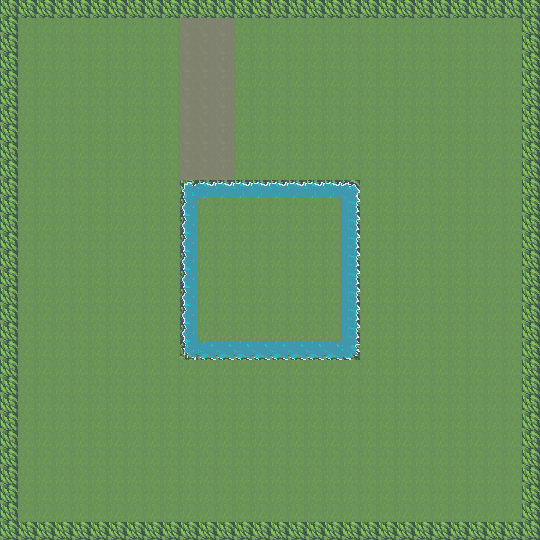

A 2D game scene composited from a Tiled map and its tileset images. What follows is a short description and the map's XML, with every tile layer's data as written:
An orthogonal 30x30 tile map with 18x18 px tiles, 2 tile layers (terrain, terrain_limits).

<map version="1.10" tiledversion="1.10.1" orientation="orthogonal" renderorder="right-down" width="30" height="30" tilewidth="18" tileheight="18" infinite="0" nextlayerid="4" nextobjectid="1">
 <tileset firstgid="1" source="tiles.tsx" />
 <group id="2" name="tilemap">
  <layer id="1" name="terrain" width="30" height="30">
   <data encoding="csv">
22,22,22,22,22,22,22,22,22,22,22,22,22,22,22,22,22,22,22,22,22,22,22,22,22,22,22,22,22,22,
22,22,22,22,22,22,22,22,22,22,131,131,131,22,22,22,22,22,22,22,22,22,22,22,22,22,22,22,22,22,
22,22,22,22,22,22,22,22,22,22,131,131,131,22,22,22,22,22,22,22,22,22,22,22,22,22,22,22,22,22,
22,22,22,22,22,22,22,22,22,22,131,131,131,22,22,22,22,22,22,22,22,22,22,22,22,22,22,22,22,22,
22,22,22,22,22,22,22,22,22,22,131,131,131,22,22,22,22,22,22,22,22,22,22,22,22,22,22,22,22,22,
22,22,22,22,22,22,22,22,22,22,131,131,131,22,22,22,22,22,22,22,22,22,22,22,22,22,22,22,22,22,
22,22,22,22,22,22,22,22,22,22,131,131,131,22,22,22,22,22,22,22,22,22,22,22,22,22,22,22,22,22,
22,22,22,22,22,22,22,22,22,22,131,131,131,22,22,22,22,22,22,22,22,22,22,22,22,22,22,22,22,22,
22,22,22,22,22,22,22,22,22,22,131,131,131,22,22,22,22,22,22,22,22,22,22,22,22,22,22,22,22,22,
22,22,22,22,22,22,22,22,22,22,131,131,131,22,22,22,22,22,22,22,22,22,22,22,22,22,22,22,22,22,
22,22,22,22,22,22,22,22,22,22,22,22,22,22,22,22,22,22,22,22,22,22,22,22,22,22,22,22,22,22,
22,22,22,22,22,22,22,22,22,22,22,22,22,22,22,22,22,22,22,22,22,22,22,22,22,22,22,22,22,22,
22,22,22,22,22,22,22,22,22,22,22,22,22,22,22,22,22,22,22,22,22,22,22,22,22,22,22,22,22,22,
22,22,22,22,22,22,22,22,22,22,22,22,22,22,22,22,22,22,22,22,22,22,22,22,22,22,22,22,22,22,
22,22,22,22,22,22,22,22,22,22,22,22,22,22,22,22,22,22,22,22,22,22,22,22,22,22,22,22,22,22,
22,22,22,22,22,22,22,22,22,22,22,22,22,22,22,22,22,22,22,22,22,22,22,22,22,22,22,22,22,22,
22,22,22,22,22,22,22,22,22,22,22,22,22,22,22,22,22,22,22,22,22,22,22,22,22,22,22,22,22,22,
22,22,22,22,22,22,22,22,22,22,22,22,22,22,22,22,22,22,22,22,22,22,22,22,22,22,22,22,22,22,
22,22,22,22,22,22,22,22,22,22,22,22,22,22,22,22,22,22,22,22,22,22,22,22,22,22,22,22,22,22,
22,22,22,22,22,22,22,22,22,22,22,22,22,22,22,22,22,22,22,22,22,22,22,22,22,22,22,22,22,22,
22,22,22,22,22,22,22,22,22,22,22,22,22,22,22,22,22,22,22,22,22,22,22,22,22,22,22,22,22,22,
22,22,22,22,22,22,22,22,22,22,22,22,22,22,22,22,22,22,22,22,22,22,22,22,22,22,22,22,22,22,
22,22,22,22,22,22,22,22,22,22,22,22,22,22,22,22,22,22,22,22,22,22,22,22,22,22,22,22,22,22,
22,22,22,22,22,22,22,22,22,22,22,22,22,22,22,22,22,22,22,22,22,22,22,22,22,22,22,22,22,22,
22,22,22,22,22,22,22,22,22,22,22,22,22,22,22,22,22,22,22,22,22,22,22,22,22,22,22,22,22,22,
22,22,22,22,22,22,22,22,22,22,22,22,22,22,22,22,22,22,22,22,22,22,22,22,22,22,22,22,22,22,
22,22,22,22,22,22,22,22,22,22,22,22,22,22,22,22,22,22,22,22,22,22,22,22,22,22,22,22,22,22,
22,22,22,22,22,22,22,22,22,22,22,22,22,22,22,22,22,22,22,22,22,22,22,22,22,22,22,22,22,22,
22,22,22,22,22,22,22,22,22,22,22,22,22,22,22,22,22,22,22,22,22,22,22,22,22,22,22,22,22,22,
22,22,22,22,22,22,22,22,22,22,22,22,22,22,22,22,22,22,22,22,22,22,22,22,22,22,22,22,22,22
</data>
  </layer>
  <layer id="3" name="terrain_limits" width="30" height="30">
   <data encoding="csv">
1,1,1,1,1,1,1,1,1,1,1,1,1,1,1,1,1,1,1,1,1,1,1,1,1,1,1,1,1,1,
1,0,0,0,0,0,0,0,0,0,4,4,4,0,0,0,0,0,0,0,0,0,0,0,0,0,0,0,0,1,
1,0,0,0,0,0,0,0,0,0,4,4,4,0,0,0,0,0,0,0,0,0,0,0,0,0,0,0,0,1,
1,0,0,0,0,0,0,0,0,0,4,4,4,0,0,0,0,0,0,0,0,0,0,0,0,0,0,0,0,1,
1,0,0,0,0,0,0,0,0,0,4,4,4,0,0,0,0,0,0,0,0,0,0,0,0,0,0,0,0,1,
1,0,0,0,0,0,0,0,0,0,4,4,4,0,0,0,0,0,0,0,0,0,0,0,0,0,0,0,0,1,
1,0,0,0,0,0,0,0,0,0,4,4,4,0,0,0,0,0,0,0,0,0,0,0,0,0,0,0,0,1,
1,0,0,0,0,0,0,0,0,0,4,4,4,0,0,0,0,0,0,0,0,0,0,0,0,0,0,0,0,1,
1,0,0,0,0,0,0,0,0,0,4,4,4,0,0,0,0,0,0,0,0,0,0,0,0,0,0,0,0,1,
1,0,0,0,0,0,0,0,0,0,4,4,4,0,0,0,0,0,0,0,0,0,0,0,0,0,0,0,0,1,
1,0,0,0,0,0,0,0,0,0,169,170,170,170,170,170,170,170,170,171,0,0,0,0,0,0,0,0,0,1,
1,0,0,0,0,0,0,0,0,0,190,0,0,0,0,0,0,0,0,192,0,0,0,0,0,0,0,0,0,1,
1,0,0,0,0,0,0,0,0,0,190,0,0,0,0,0,0,0,0,192,0,0,0,0,0,0,0,0,0,1,
1,0,0,0,0,0,0,0,0,0,190,0,0,0,0,0,0,0,0,192,0,0,0,0,0,0,0,0,0,1,
1,0,0,0,0,0,0,0,0,0,190,0,0,0,0,0,0,0,0,192,0,0,0,0,0,0,0,0,0,1,
1,0,0,0,0,0,0,0,0,0,190,0,0,0,0,0,0,0,0,192,0,0,0,0,0,0,0,0,0,1,
1,0,0,0,0,0,0,0,0,0,190,0,0,0,0,0,0,0,0,192,0,0,0,0,0,0,0,0,0,1,
1,0,0,0,0,0,0,0,0,0,190,0,0,0,0,0,0,0,0,192,0,0,0,0,0,0,0,0,0,1,
1,0,0,0,0,0,0,0,0,0,190,0,0,0,0,0,0,0,0,192,0,0,0,0,0,0,0,0,0,1,
1,0,0,0,0,0,0,0,0,0,211,212,212,212,212,212,212,212,212,213,0,0,0,0,0,0,0,0,0,1,
1,0,0,0,0,0,0,0,0,0,0,0,0,0,0,0,0,0,0,0,0,0,0,0,0,0,0,0,0,1,
1,0,0,0,0,0,0,0,0,0,0,0,0,0,0,0,0,0,0,0,0,0,0,0,0,0,0,0,0,1,
1,0,0,0,0,0,0,0,0,0,0,0,0,0,0,0,0,0,0,0,0,0,0,0,0,0,0,0,0,1,
1,0,0,0,0,0,0,0,0,0,0,0,0,0,0,0,0,0,0,0,0,0,0,0,0,0,0,0,0,1,
1,0,0,0,0,0,0,0,0,0,0,0,0,0,0,0,0,0,0,0,0,0,0,0,0,0,0,0,0,1,
1,0,0,0,0,0,0,0,0,0,0,0,0,0,0,0,0,0,0,0,0,0,0,0,0,0,0,0,0,1,
1,0,0,0,0,0,0,0,0,0,0,0,0,0,0,0,0,0,0,0,0,0,0,0,0,0,0,0,0,1,
1,0,0,0,0,0,0,0,0,0,0,0,0,0,0,0,0,0,0,0,0,0,0,0,0,0,0,0,0,1,
1,0,0,0,0,0,0,0,0,0,0,0,0,0,0,0,0,0,0,0,0,0,0,0,0,0,0,0,0,1,
1,1,1,1,1,1,1,1,1,1,1,1,1,1,1,1,1,1,1,1,1,1,1,1,1,1,1,1,1,1
</data>
  </layer>
 </group>
</map>